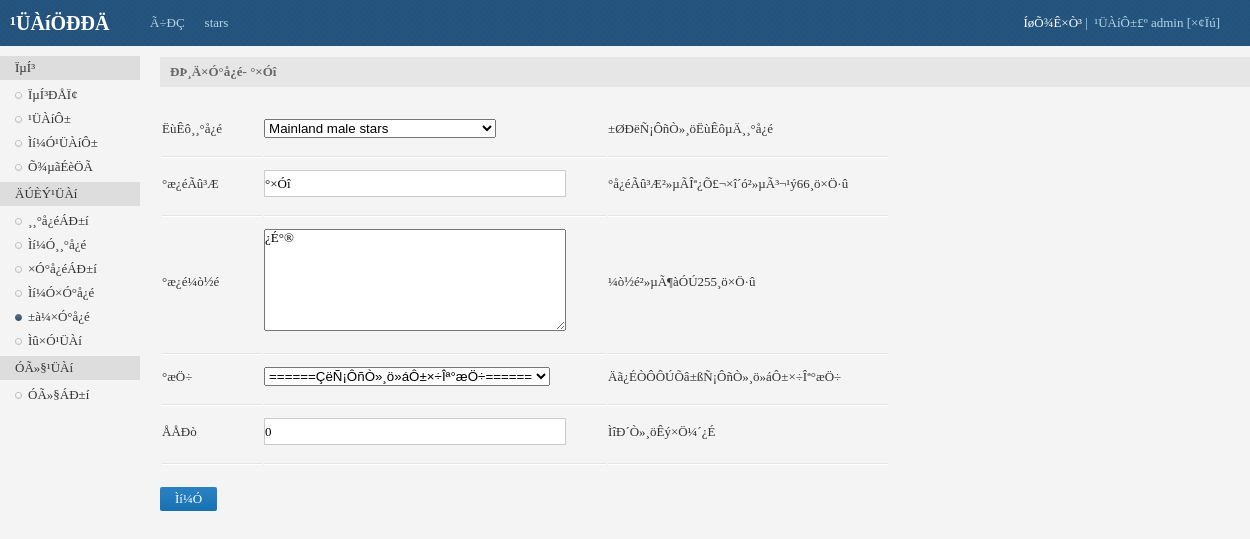
/admin/son_module_update.php?id=15, run on the app's committed database.
### tables this page shows
CREATE TABLE IF NOT EXISTS `son_module` (
  `id` int(10) unsigned NOT NULL AUTO_INCREMENT,
  `father_module_id` int(10) unsigned NOT NULL,
  `module_name` varchar(66) NOT NULL,
  `info` varchar(255) NOT NULL,
  `member_id` int(10) unsigned NOT NULL DEFAULT '0',
  `sort` int(10) unsigned NOT NULL DEFAULT '0',
  PRIMARY KEY (`id`)
);

### inc/mysql.inc.php (called while the page is built, shortened)
<?php
function execute($link,$query){
	$result=mysqli_query($link,$query);
	return $result;
}
?>

### admin/son_module_update.php (the view, shortened to what this page needs)
<?php
include_once '../inc/mysql.inc.php';
$link=connect();
$query="select * from son_module where id={$_GET['id']}";
$result=execute($link, $query);
$data=mysqli_fetch_assoc($result);
?>
<?php include 'inc/header.inc.php'?>
<div id="main">
	<div class="title" style="margin-bottom:20px;">ÐÞ¸Ä×Ó°å¿é- <?php echo $data['module_name']?></div>
	<form method="post" >
		<table class="au">
			<tr>
				<td>ËùÊô¸¸°å¿é</td>
				<td>
					<select name="father_module_id">
						<?php
						$query="select * from father_module";
						$result_father=execute($link, $query);
						while($data_father=mysqli_fetch_assoc($result_father)){
							if($data['father_module_id']==$data_father['id']){
								echo "<option selected='selected'  value='{$data_father['id']}'>{$data_father['module_name']}</option>";
							}else{
								echo "<option value='{$data_father['id']}'>{$data_father['module_name']}</option>";
							}
						}
						?>
					</select>
				<td>
					±ØÐëÑ¡ÔñÒ»¸öËùÊôµÄ¸¸°å¿é
				</td>
			</tr>
			<tr>
				<td>°æ¿éÃû³Æ</td>
				<td><input name="module_name" value="<?php echo $data['module_name']?>" type="text" /></td>
				<td>
					°å¿éÃû³Æ²»µÃÎª¿Õ£¬×î´ó²»µÃ³¬¹ý66¸ö×Ö·û
				</td>
			</tr>
			<tr>
				<td>°æ¿é¼ò½é</td>
				<td>
					<TEXTAREA name="info"><?php echo $data['info']?></TEXTAREA>
				</td>
				<td>
					¼ò½é²»µÃ¶àÓÚ255¸ö×Ö·û
				</td>
			</tr>
			<tr>
				<td>°æÖ÷</td>
				<td>
					<select name="member_id">
						<option value="0">======ÇëÑ¡ÔñÒ»¸ö»áÔ±×÷Îª°æÖ÷======</option>
					</select>
				<td>
					Äã¿ÉÒÔÔÚÕâ±ßÑ¡ÔñÒ»¸ö»áÔ±×÷Îª°æÖ÷
				</td>
			</tr>
			<tr>
				<td>ÅÅÐò</td>
				<td><input name="sort" value="<?php echo $data['sort']?>" type="text" /></td>
				<td>
					ÌîÐ´Ò»¸öÊý×Ö¼´¿É
				</td>
			</tr>
			</table>
			<input style="margin-top: 20px; cursor:pointer;" class="btn" type="submit" name="submit" value="Ìí¼Ó" />
		</form>
</div>
<?php include 'inc/footer.inc.php'?>

### admin/style/public.css (style rules this page uses)
body { overflow-x:hidden; }
body,div,ul,ol,li,dl,dt,dd,h1,h2,h3,h4,h5,h6,form,input,textarea,p { margin:0px; padding:0px; font-size:13px; font-family:Tahoma; }
body { background:#f4f4f4; color:#333; }
#main { width:90%; margin:57px 0 0 160px; }
#main .title { width:100%; height:30px; line-height:30px; text-indent:10px; background:#e6e6e6; color:#666; font-weight:bold; }
input { border:1px solid #ccc; }
input.btn { border-radius:2px; color: #fff; font-family: inherit; padding:4px 15px; text-align: center; background:url(btn.png) 0 -120px #1b75b6; border:0px; }
table.au input { width:300px; height:25px; }
table.au textarea { width:300px; height:100px; }
table.au tr { background:url(hr.png) 0px bottom repeat-x; }
table.au tr td { text-align:left; padding:10px 40px 20px 0; }

### data on the page
son_module: module_name "°×Óî", info "¿É°®", sort "0"

### other printed values
form field father_module_id "Mainland male stars"
